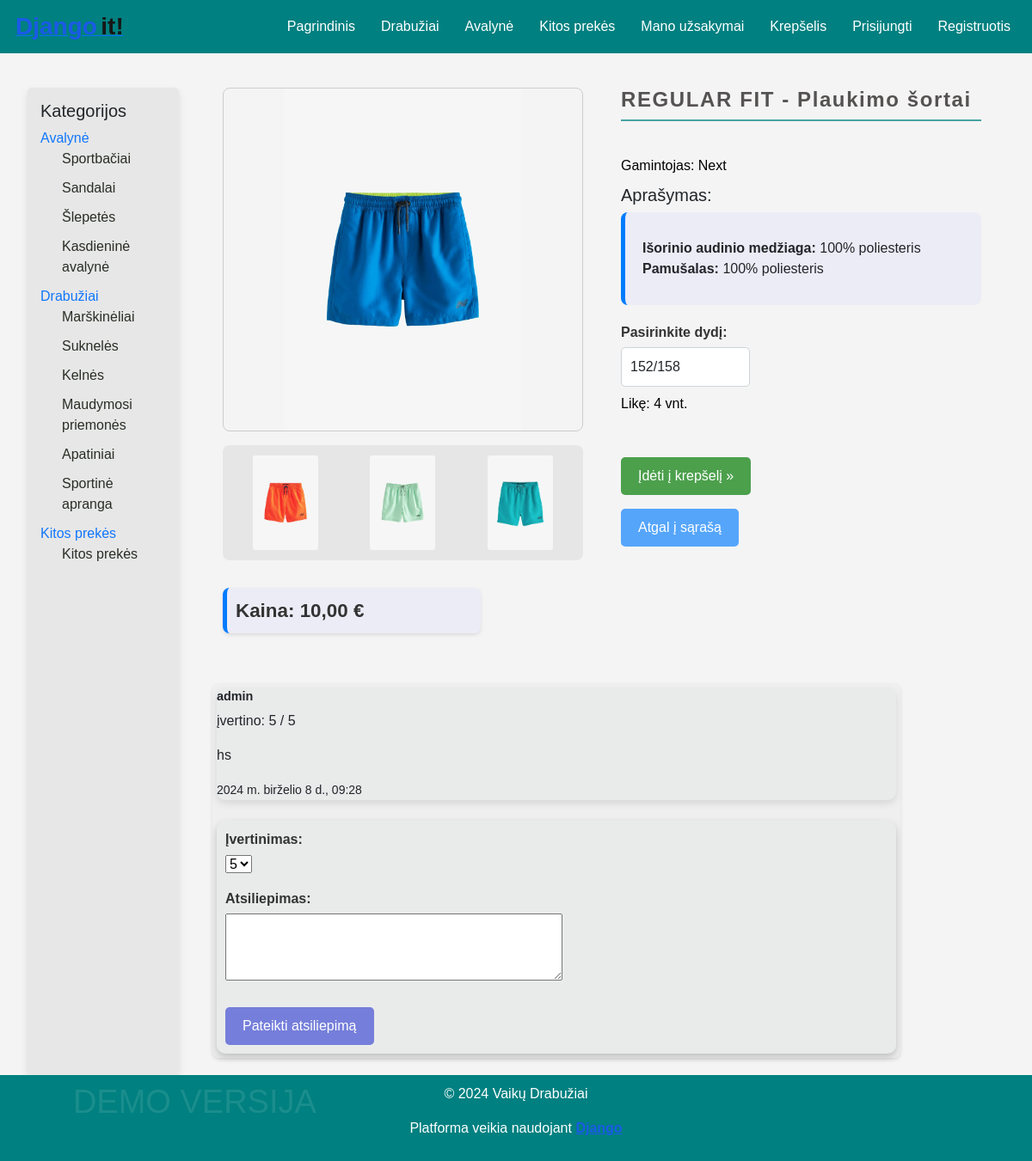
The app's page /clothing/19/ with its own data.
### store/models.py (models this page shows, shortened)
class Category(models.Model):
    name = models.CharField(max_length=100, verbose_name='Pavadinimas', unique=True)
    class Meta:
        verbose_name = 'Kategorija'
        verbose_name_plural = 'Kategorijos'

class Subcategory(models.Model):
    name = models.CharField(max_length=100, verbose_name='Pavadinimas', unique=True)
    category = models.ForeignKey(Category, on_delete=models.CASCADE, verbose_name='Kategorija')
    class Meta:
        verbose_name = 'Subkategorija'
        verbose_name_plural = 'Subkategorijos'

class Clothing(models.Model):
    GENRE_CHOICES = [
        ('baby', 'Kūdikiams'),
        ('girls', 'Mergaitėms'),
        ('boys', 'Berniukams'),
        ('unisex', 'Unisex'),
    ]
    name = models.CharField(max_length=100, verbose_name='Pavadinimas')
    category = models.ForeignKey(Subcategory, on_delete=models.CASCADE, verbose_name='Kategorijos tipas')
    genre = models.CharField(max_length=10, choices=GENRE_CHOICES, verbose_name='Lytis')
    brand = models.CharField(max_length=100, verbose_name='Prekės ženklas', blank=True, null=True)
    description = HTMLField(verbose_name='Aprašymas', blank=True)
    price = models.DecimalField(max_digits=10, decimal_places=2, verbose_name='Kaina')
    sizes = models.ManyToManyField(Size, verbose_name='Dydžiai', blank=True)
    colors = models.ManyToManyField(Color, verbose_name='Spalvos', blank=True)
    is_available = models.BooleanField(default=True, verbose_name='Ar prekė yra?')
    stock = models.PositiveIntegerField(verbose_name='Kiekis sandėlyje', default=0)
    is_on_sale = models.BooleanField(default=False, verbose_name="Ar išpardavime?")
    image = models.ImageField(upload_to='image/', blank=True, null=True, verbose_name='Nuotrauka')
    class Meta:
        verbose_name = 'DRABUŽIAI'
        verbose_name_plural = 'DRABUŽIAI'

class ProductImage(models.Model):
    clothing = models.ForeignKey(Clothing, on_delete=models.CASCADE, related_name='images', verbose_name='Drabužis', null=True, blank=True)
    footwear = models.ForeignKey(Footwear, on_delete=models.CASCADE, related_name='images', verbose_name='Avalynė', null=True, blank=True)
    otherproduct = models.ForeignKey(OtherProduct, on_delete=models.CASCADE, related_name='images', verbose_name='Kita', null=True, blank=True)
    image = models.ImageField(upload_to='images/', verbose_name='Nuotrauka')
    class Meta:
        verbose_name = 'Prekės papildoma nuotrauka'
        verbose_name_plural = 'Prekės papildomos nuotraukos'

class Review(models.Model):
    clothing = models.ForeignKey(Clothing, on_delete=models.CASCADE, related_name='reviews', verbose_name='Drabužis', null=True, blank=True)
    footwear = models.ForeignKey(Footwear, on_delete=models.CASCADE, related_name='reviews', verbose_name='Avalynė', null=True, blank=True)
    otherproduct = models.ForeignKey(OtherProduct, on_delete=models.CASCADE, related_name='reviews', verbose_name='Kita', null=True, blank=True)
    user = models.ForeignKey(User, on_delete=models.CASCADE, verbose_name='Vartotojas')
    rating = models.PositiveIntegerField(default=5, verbose_name='Įvertinimas')
    comment = models.TextField(verbose_name='Atsiliepimas', blank=True, null=True)
    created_at = models.DateTimeField(auto_now_add=True, verbose_name='Sukurta')
    class Meta:
        verbose_name = 'Atsiliepimas'
        verbose_name_plural = 'Atsiliepimai'

### store/views.py (the view, shortened to what this page needs)
# urls.py: path('clothing/<int:pk>/', views.ClothingDetailView.as_view(), name='clothing_detail'),
class ClothingDetailView(generic.DetailView):
    model = Clothing
    template_name = 'store/clothing_detail.html'
    context_object_name = 'clothing_detail'
    def get_context_data(self, **kwargs):
        context = super().get_context_data(**kwargs)
        context['review_form'] = ReviewForm()
        context['reviews'] = self.object.reviews.all()
        context['images'] = self.object.images.all()
        context['colors'] = self.object.colors.all()  # Pridėta, kad būtų galima pasirinkti spalvas
        return context

### store/forms.py
class ReviewForm(forms.ModelForm):
    class Meta:
        model = Review
        fields = ['rating', 'comment']
        labels = {
            'rating': 'Įvertinimas',
            'comment': 'Atsiliepimas'
        }
        widgets = {
            'rating': forms.Select(choices=[(i, i) for i in range(1, 6)]),
            'comment': forms.Textarea(attrs={'rows': 3}),
        }

### store/context_processors.py (called while the page is built)
def categories(request):
    return {
        'categories': Category.objects.prefetch_related('subcategory_set').all()
    }

### scripts/backup_directory/backup_0607_13-10/store/templates/store/clothing_detail.html (shortened to what this page needs)
{% extends "base.html" %}
{% load static %}
{% block content %}
    <div class="container">
        <div class="product-detail row">
            <div class="product-image col-md-6">
                <div class="main-image">
                    {% if clothing_detail.image %}
                        <img src="{{ clothing_detail.image.url }}" alt="{{ clothing_detail.name }}"
                             id="mainProductImage" data-default-src="{{ clothing_detail.image.url }}">
                    {% else %}
                        <img src="{% static 'image/placeholder.png' %}" alt="No image available" id="mainProductImage"
                             data-default-src="{% static 'image/placeholder.png' %}">
                    {% endif %}
                </div>
                <div class="thumbnail-images mt-3">
                    {% for image in clothing_detail.images.all %}
                        <img src="{{ image.image.url }}" alt="{{ clothing_detail.name }}" class="thumbnail"
                             onclick="changeMainImage(this)">
                    {% endfor %}
                </div>
                <p class="highlighted-price">Kaina: {{ clothing_detail.price }} €</p>
            </div>
            <div class="product-info col-md-6">
                <h2 class="product-title">{{ clothing_detail.name }}</h2>
            <br>
                <p>Gamintojas: {{ clothing_detail.brand }}</p>
                <h5>Aprašymas:</h5>
                <div class="product-description">
                    <p>{{ clothing_detail.description|safe }}</p>
                </div>
                <form action="{% url 'orders:add_to_cart' clothing_detail.pk %}" method="post" class="mt-3">
                    {% if clothing_detail.sizes.exists %}
                        <div class="form-group">
                            <label for="size">Pasirinkite dydį:</label>
                            <select name="size" id="size" class="form-control custom-select-width">
                                {% for size in clothing_detail.sizes.all %}
                                    <option value="{{ size.id }}">{{ size.size }}</option>
                                {% endfor %}
                            </select>
                        </div>
                        <p class="mt-2">Likę: {{ clothing_detail.stock }} vnt.</p>
                    {% endif %}
                <br>
                    <button type="submit" class="btn btn-secondary custom-btn mt-3">Įdėti į krepšelį »</button>
                </form>
                <a href="{% url 'store:clothing_list' %}" class="btn btn-primary mt-3">Atgal į sąrašą</a>
            </div>
        </div>
        <div class="reviews-container mt-5">
            <div class="reviews">
                {% for review in reviews %}
                    <div class="review mb-3">
                        <p><strong>{{ review.user.username }}</strong> įvertino: {{ review.rating }} / 5</p>
                        <p>{{ review.comment }}</p>
                        <p><small>{{ review.created_at }}</small></p>
                    </div>
                {% endfor %}
            </div>
            <div class="review-form mt-4">
                <form action="{% url 'store:clothing_detail' clothing_detail.pk %}" method="post">
                    {{ review_form.as_p }}
                    <button type="submit" class="btn btn-primary mt-2">Pateikti atsiliepimą</button>
                </form>
            </div>
        </div>
    </div>
{% endblock %}

### system/templates/base.html (shortened to what this page needs)
<!DOCTYPE html>
<html lang="lt">
<head>
    <link href="https://cdn.jsdelivr.net/npm/bootstrap@5.3.3/dist/css/bootstrap.min.css" rel="stylesheet"
>
    {% load static %}
    <link href="{% static 'css/base.css' %}" rel="stylesheet">
    <link href="{% static 'css/products.css' %}" rel="stylesheet">
    <link href="{% static 'css/forms.css' %}" rel="stylesheet">
    <link href="{% static 'css/buttons.css' %}" rel="stylesheet">
    <link href="{% static 'css/reviews.css' %}" rel="stylesheet">
</head>
<body>
<header>
    <div class="header-container">
        <div class="logo">
            <a href="{% url 'store:home' %}">
                <span class="custom-text-1 fs-3 ms-2 fw-bolder">Django</span>
                <span class="custom-text-2 fw-bold fs-3">it!</span>
            </a>
        </div>
        <nav>
            <ul class="nav-links">
                <li><a href="{% url 'store:home' %}">Pagrindinis</a></li>
                <li><a href="{% url 'store:clothing_list' %}">Drabužiai</a></li>
                <li><a href="{% url 'store:footwear_list' %}">Avalynė</a></li>
                <li><a href="{% url 'store:otherproduct_list' %}">Kitos prekės</a></li>
                <li><a href="{% url 'orders:order_list' %}">Mano užsakymai</a></li>
                <li><a href="{% url 'orders:view_cart' %}">Krepšelis</a></li>
                {% if user.is_authenticated %}
                    <li><a href="{% url 'users:profile_detail' user.profile.pk %}">{{ user.username }}</a></li>
                    <li>
                        <form method="post" action="{% url 'users:logout' %}" style="display:inline;">
                            {% csrf_token %}
                            <button type="submit"
                                    style="background:none; border:none; color:inherit; cursor:pointer; padding:0; font: inherit;">
                                Atsijungti
                            </button>
                        </form>
                    </li>
                {% else %}
                    <li><a href="{% url 'users:login' %}">Prisijungti</a></li>
                    <li><a href="{% url 'users:register' %}">Registruotis</a></li>
                {% endif %}
            </ul>
        </nav>
    </div>
</header>
<main>
    <div class="container-fluid">
        <div class="row">
            <aside class="col-md-3">
                <div class="sidebar">
                    <h5>Kategorijos</h5>
                    <ul class="sidebar-links">
                        {% for category in categories %}
                            <li>
                                <a href="#">{{ category.name }}</a>
                                <ul class="sidebar-sub-links">
                                    {% for subcategory in category.subcategory_set.all %}
                                        <li>
                                            <a href="{% url 'store:products_by_subcategory' subcategory.id %}">{{ subcategory.name }}</a>
                                        </li>
                                    {% endfor %}
                                </ul>
                            </li>
                        {% endfor %}
                    </ul>
                </div>
            </aside>
            <section class="col-md-9">
                {% block content %}
                {% endblock %}
            </section>
        </div>
    </div>
</main>
<footer>
    <p>&copy; 2024 Vaikų Drabužiai</p>
    <p class="demo-version">DEMO VERSIJA</p>
     <p class="text-center mt-2">
        Platforma veikia naudojant <a class="fw-bold custom-text-1" href="https://www.djangoproject.com/"
                                      target="_blank">Django</a>
    </p>
</footer>
</body>
</html>

### static/css/base.css (style rules this page uses)
body { display: flex; flex-direction: column; min-height: 100vh; font-family: Arial, sans-serif; margin: 0; padding: 0; background-color: #f4f4f4; }
header { text-align: center; background-color: rgb(0, 128, 128); color: white; padding: 10px; }
.header-container { display: flex; justify-content: space-between; align-items: center; }
header nav ul { list-style-type: none; padding: 0; margin: 0; display: flex; justify-content: center; }
header nav ul li { margin: 0 15px; }
header nav ul li a { color: white; text-decoration: none; }
main { flex: 1 0 auto; padding: 20px; }
aside { flex: 0 0 200px !important; }
section { flex: 1 !important; }
footer { flex-shrink: 0; background-color: rgb(0, 128, 128); color: white; padding: 10px 0; text-align: center; position: relative; bottom: 0; width: 100%; }
footer .demo-version { position: absolute; opacity: 0.1; font-size: 38px; margin-top: 10px; pointer-events: none; z-index: 1; transform: translate(30%, -100%); }
.sidebar { background-color: rgb(220, 220, 220, 0.5); padding: 15px; box-shadow: 0 4px 8px rgba(0, 0, 0, 0.1); border-radius: 5px; height: 100%; margin-top: 20px; width: 100%; }
.sidebar-links { list-style: none; padding: 0; margin: 0; }
.sidebar-links li { margin-bottom: 10px; }
.sidebar-links a { color: rgb(16, 118, 252); text-decoration: none; transition: color 0.3s ease; }
.sidebar-sub-links { list-style: none; padding-left: 25px; }
.sidebar-sub-links li { margin-bottom: 10px; }
.sidebar-sub-links a { color: #292e25; }
.custom-text-1 { color: #1a5ae6; }
.custom-text-2 { color: #171616; }
.fs-3 { font-size: 1.75rem; }
.ms-2 { margin-left: 0.5rem; }
.fw-bolder { font-weight: bolder; }
.fw-bold { font-weight: bold; }

### static/css/products.css (style rules this page uses)
.product-title { font-size: 1.5rem; font-weight: bold; color: rgba(45, 41, 41, 0.8); text-align: left; margin-bottom: 1rem; letter-spacing: 0.1rem; border-bottom: 2px solid rgba(0, 128, 128, 0.7); padding-bottom: 0.5rem; }
.product-price, .highlighted-price { font-size: 18px; color: #333; font-weight: bold; }
.highlighted-price { font-size: 1.4rem; margin-top: 2rem; border-left: 5px solid #007bff; background-color: rgba(230, 230, 250, 0.5); padding: 10px; margin-bottom: 10px; text-align: left; border-radius: 8px; box-shadow: 0 2px 4px rgba(0, 0, 0, 0.1); max-width: 300px; }
.product-detail { display: flex; align-items: flex-start; flex-wrap: wrap; gap: 20px; margin: 20px 0; }
.product-image { flex: 1; max-width: 100%; }
.product-image img { max-width: 100%; height: auto; display: block; margin: 0 auto; border-radius: 8px; max-height: 350px; object-fit: contain; }
.product-info { flex: 1; max-width: 100%; }
.product-info h1, .product-info a { margin-bottom: 15px; }
.product-info p { margin-bottom: 10px; color: black; }
.product-description { border-left: 5px solid #007bff; padding: 20px; background-color: rgba(230, 230, 250, 0.5); border-radius: 8px; margin-bottom: 20px; }
.product-description p { color: #555; }
.main-image { margin-bottom: 15px; text-align: center; }
.main-image img { width: 100%; height: auto; max-height: 400px; border-radius: 8px; border: 1px solid #ccc; object-fit: contain; }
.thumbnail-images { display: flex; flex-wrap: wrap; gap: 10px; margin-top: 10px; justify-content: center; background-color: rgba(219, 218, 218, 0.5); padding: 10px; border-radius: 8px; }
.thumbnail-images img { width: 80px; height: auto; cursor: pointer; border: 2px solid transparent; border-radius: 5px; transition: border-color 0.3s ease, transform 0.3s ease; }

### static/css/forms.css (style rules this page uses)
.container { max-width: 1200px; margin: 0 auto; padding: 0 15px; }
label { display: block; margin-bottom: 5px; font-weight: bold; color: #333; }
.form-control { border-radius: 5px; border: 1px solid #ced4da; padding: 10px; font-size: 1rem; transition: border-color 0.3s; }
.custom-select-width { max-width: 150px; }

### static/css/buttons.css (style rules this page uses)
.btn-primary { background-color: rgba(0, 123, 255, 0.65); border: none; padding: 10px 20px; font-size: 16px; border-radius: 5px; color: #fff; cursor: pointer; transition: background-color 0.3s ease; }
.custom-btn { background-color: rgb(34, 139, 34, 0.8); color: white; border: none; padding: 10px 20px; border-radius: 5px; }

### records on screen
Category: name "Avalynė"
Subcategory: name "Sportbačiai"
Subcategory: name "Sandalai"
Subcategory: name "Šlepetės"
Subcategory: name "Kasdieninė avalynė"
Category: name "Drabužiai"
Subcategory: name "Marškinėliai"
Subcategory: name "Suknelės"
Subcategory: name "Kelnės"
Subcategory: name "Maudymosi priemonės"
Subcategory: name "Apatiniai"
Subcategory: name "Sportinė apranga"
Category: name "Kitos prekės"
Subcategory: name "Kitos prekės"
Clothing: image (picture), price "10,00", name "REGULAR FIT - Plaukimo šortai", brand "Next", description "Išorinio audinio medžiaga: 100% poliesteris Pamušalas: 100% poliesteris", stock "4"
ProductImage: image (picture)
ProductImage: image (picture)
ProductImage: image (picture)
Review: user.username "admin", rating "5", comment "hs", created_at "2024 m. birželio 8 d., 09:28"

### other values on screen
form field size "152/158"
